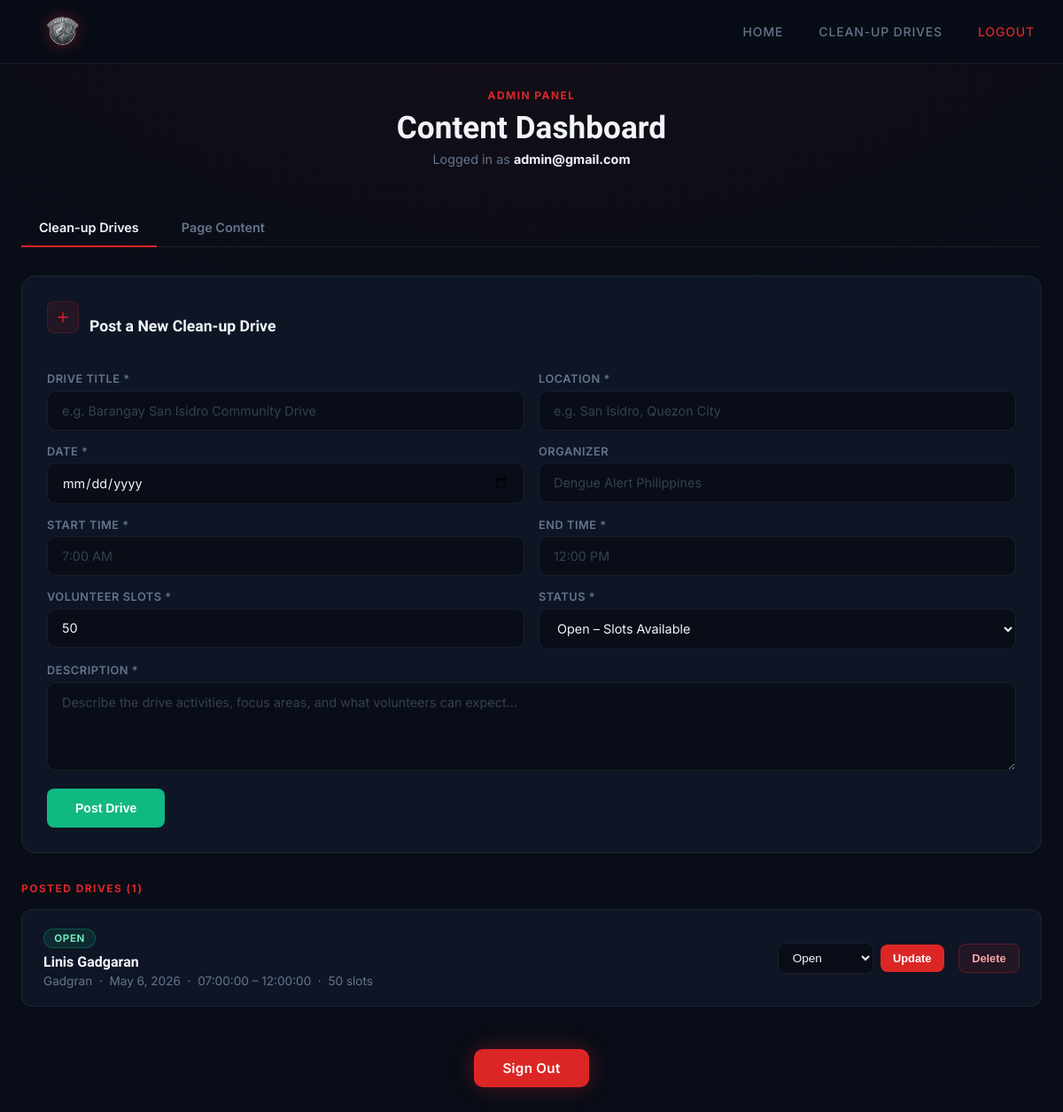
The page /Auth/dashboard.php (signed in) on the database its author committed.
### tables this page shows
CREATE TABLE `cleanup_drives` (
  `id` int(11) NOT NULL,
  `title` varchar(255) NOT NULL,
  `description` text DEFAULT NULL,
  `location` varchar(255) DEFAULT NULL,
  `drive_date` date DEFAULT NULL,
  `time_start` time DEFAULT NULL,
  `time_end` time DEFAULT NULL,
  `slots` int(11) DEFAULT 0,
  `status` enum('open','full','upcoming','cancelled') DEFAULT 'open',
  `organizer` varchar(255) DEFAULT NULL,
  `created_at` timestamp NOT NULL DEFAULT current_timestamp()
);

### Auth/dashboard.php (the view, shortened to what this page needs)
<?php
include "db.php";
$drives = [];
$r = mysqli_query($conn, "SELECT * FROM cleanup_drives ORDER BY drive_date ASC");
while ($d = mysqli_fetch_assoc($r)) {
  $drives[] = $d;
}
?>
<!DOCTYPE html>
<html lang="en">
<head>
  <link rel="stylesheet" href="style.css">
</head>
<body>
<nav class="navbar">
  <div class="nav-div">
    <div class="logo">
      <a href="../index.php"><img src="Dengue-Logo.png" alt="Dengue Alert Philippines"></a>
    </div>
    <ul class="nav-links" id="navLinks">
      <li><a href="../index.php">Home</a></li>
      <li><a href="../cleanup.php">Clean-up Drives</a></li>
      <li><a href="logout.php" style="color:var(--red)">Logout</a></li>
    </ul>
  </div>
</nav>
<div class="dashboard-container">
  <div class="dashboard-header">
    <div class="section-label" style="justify-content:center;display:flex;margin-bottom:.5rem">Admin Panel</div>
    <h1 style="font-family:var(--h);font-size:2.2rem;font-weight:700;margin-bottom:.4rem">Content Dashboard</h1>
    <p style="color:var(--muted);font-size:.9rem">Logged in as <strong style="color:var(--text)"><?= htmlspecialchars($_SESSION['email']) ?></strong></p>
  </div>
  <div class="tab-nav">
    <button class="tab-btn active" onclick="switchTab('drives',this)">Clean-up Drives</button>
    <button class="tab-btn" onclick="switchTab('content',this)">Page Content</button>
  </div>
  <div class="tab-content active" id="tab-drives">
    <div class="section-card" style="margin-bottom:2rem">
      <h3 style="font-size:1.1rem;margin-bottom:1.5rem;display:flex;align-items:center;gap:.75rem">
        <div class="card-icon" style="width:36px;height:36px;min-width:36px;border-radius:8px">
          <svg viewBox="0 0 24 24" fill="none" stroke="var(--red)" stroke-width="2" stroke-linecap="round" stroke-linejoin="round" style="width:18px;height:18px"><line x1="12" y1="5" x2="12" y2="19"/><line x1="5" y1="12" x2="19" y2="12"/></svg>
        </div>
        Post a New Clean-up Drive
      </h3>
      <form method="POST">
        <div class="form-row">
          <div class="field">
            <label class="form-label">Drive Title *</label>
            <input type="text" name="drive_title" placeholder="e.g. Barangay San Isidro Community Drive" required>
          </div>
          <div class="field">
            <label class="form-label">Location *</label>
            <input type="text" name="drive_location" placeholder="e.g. San Isidro, Quezon City" required>
          </div>
        </div>
        <div class="form-row">
          <div class="field">
            <label class="form-label">Date *</label>
            <input type="date" name="drive_date" required min="<?= date('Y-m-d') ?>">
          </div>
          <div class="field">
            <label class="form-label">Organizer</label>
            <input type="text" name="organizer" placeholder="Dengue Alert Philippines">
          </div>
        </div>
        <div class="form-row">
          <div class="field">
            <label class="form-label">Start Time *</label>
            <input type="text" name="time_start" placeholder="7:00 AM" required>
          </div>
          <div class="field">
            <label class="form-label">End Time *</label>
            <input type="text" name="time_end" placeholder="12:00 PM" required>
          </div>
        </div>
        <div class="form-row">
          <div class="field">
            <label class="form-label">Volunteer Slots *</label>
            <input type="number" name="slots" value="50" min="1" required>
          </div>
          <div class="field">
            <label class="form-label">Status *</label>
            <select name="drive_status">
              <option value="open">Open – Slots Available</option>
            </select>
          </div>
        </div>
        <div class="field">
          <label class="form-label">Description *</label>
          <textarea name="description" placeholder="Describe the drive activities, focus areas, and what volunteers can expect..." required></textarea>
        </div>
        <button type="submit" name="add_drive" class="save-btn" style="padding:.875rem 2rem">Post Drive</button>
      </form>
    </div>
    <div class="section-label" style="margin-bottom:1rem">Posted Drives (<?= count($drives) ?>)</div>
    <?php if (empty($drives)): ?>
    <div style="background:var(--card);border:1px solid var(--border);border-radius:12px;padding:2.5rem;text-align:center;color:var(--muted)">
      No drives posted yet. Use the form above to post your first clean-up drive.
    </div>
    <?php else: ?>
      <?php foreach ($drives as $d):
        $badge_class = match($d['status']) {
          'full'      => 'badge-full',
          'upcoming'  => 'badge-upcoming',
          'cancelled' => 'badge-cancelled',
          default     => 'badge-open'
        };
        $status_label = match($d['status']) {
          'full'      => 'Full',
          'upcoming'  => 'Upcoming',
          'cancelled' => 'Cancelled',
          default     => 'Open'
        };
      ?>
      <div class="drive-row">
        <div style="flex:1;min-width:200px">
          <span class="badge <?= $badge_class ?>" style="margin-bottom:.4rem;display:inline-block"><?= $status_label ?></span>
          <div style="font-family:var(--h);font-weight:700;font-size:1rem;margin-bottom:.25rem"><?= htmlspecialchars($d['title']) ?></div>
          <div style="color:var(--muted);font-size:.85rem">
            <?= htmlspecialchars($d['location']) ?> &nbsp;·&nbsp;
            <?= date('M j, Y', strtotime($d['drive_date'])) ?> &nbsp;·&nbsp;
            <?= htmlspecialchars($d['time_start']) ?> – <?= htmlspecialchars($d['time_end']) ?> &nbsp;·&nbsp;
            <?= $d['slots'] ?> slots
          </div>
        </div>
        <form method="POST" style="display:flex;gap:.5rem;align-items:center">
          <select name="new_status" style="padding:.5rem .75rem;background:var(--dark);border:1px solid var(--border);border-radius:8px;color:var(--text);font-size:.85rem;cursor:pointer">
            <option value="open"      <?= $d['status']==='open'      ? 'selected':'' ?>>Open</option>
          </select>
          <button type="submit" name="update_status" class="edit-btn" style="width:auto;padding:.5rem .9rem;font-size:.8rem">Update</button>
        </form>
        <form method="POST" onsubmit="return confirm('Delete this drive?')">
          <button type="submit" name="delete_drive" style="background:rgba(220,38,38,.1);border:1px solid rgba(220,38,38,.3);color:#FCA5A5;padding:.5rem .9rem;border-radius:8px;cursor:pointer;font-size:.8rem;font-weight:600;transition:.25s">Delete</button>
        </form>
      </div>
      <?php endforeach; ?>
    <?php endif; ?>
  </div>
  <div style="text-align:center;margin-top:3rem;padding-bottom:3rem">
    <a href="logout.php" class="btn-primary" style="display:inline-block;width:auto;padding:.75rem 2rem;text-decoration:none">Sign Out</a>
  </div>
</div>
</body>
</html>

### Auth/style.css (style rules this page uses)
:root { --red: #DC2626; --red-soft: #EF4444; --dark: #080D17; --card: #0E1525; --border: rgba(255,255,255,0.07); --muted: #64748B; --text: #F1F5F9; --h: 'Sora', sans-serif; --b: 'Inter', sans-serif; }
*, *::before, *::after { margin:0; padding:0; box-sizing:border-box; }
html { scroll-behavior:smooth; }
body { font-family: var(--b); background: var(--dark); color: var(--text); min-height: 100vh; overflow-x: hidden; background-image: radial-gradient(ellipse 80% 50% at 50% -20%, rgba(220,38,38,.1), transparent); }
.navbar { position: fixed; top:0; left:0; width:100%; z-index:999; background: rgba(8,13,23,.9); backdrop-filter: blur(18px); -webkit-backdrop-filter: blur(18px); border-bottom: 1px solid var(--border); }
.nav-div { max-width:1200px; margin:0 auto; display:flex; align-items:center; justify-content:space-between; padding:.9rem 2rem; }
.logo a { display:flex; align-items:center; text-decoration:none; }
.logo img { height:42px; filter:drop-shadow(0 0 8px rgba(220,38,38,.4)); }
.nav-links { display:flex; list-style:none; gap:2.5rem; align-items:center; }
.nav-links a { font-size:.875rem; font-weight:500; letter-spacing:.06em; text-transform:uppercase; color:var(--muted); text-decoration:none; padding-bottom:3px; border-bottom:2px solid transparent; transition:.25s; }
.btn-primary { background:var(--red); color:#fff; font-family:var(--b); font-weight:600; padding:.875rem 2.25rem; border-radius:10px; border:none; cursor:pointer; text-decoration:none; font-size:.95rem; letter-spacing:.02em; box-shadow:0 0 24px rgba(220,38,38,.35); transition:.25s; display:inline-block; }
.section-label { font-size:.75rem; font-weight:700; text-transform:uppercase; letter-spacing:.12em; color:var(--red); margin-bottom:.75rem; }
.card-icon { width:52px; height:52px; border-radius:12px; background:rgba(220,38,38,.1); border:1px solid rgba(220,38,38,.2); display:flex; align-items:center; justify-content:center; margin-bottom:1.25rem; flex-shrink:0; }
.card-icon svg { width:24px; height:24px; fill:none; stroke:var(--red); stroke-width:1.8; stroke-linecap:round; stroke-linejoin:round; }
.dashboard-container { max-width:1200px; margin:0 auto; padding:100px 1.5rem 60px; }
.dashboard-header { text-align:center; margin-bottom:3rem; }
.dashboard-header h1 { font-family:var(--h); font-size:2rem; font-weight:700; margin-bottom:.4rem; }
.dashboard-header p { color:var(--muted); font-size:.95rem; }
.section-card { background:var(--card); border:1px solid var(--border); border-radius:16px; padding:1.75rem; transition:.3s; }
.section-card h3 { font-family:var(--h); font-size:1.05rem; font-weight:700; margin-bottom:.4rem; color:var(--text); }
.edit-btn { width:100%; padding:.7rem 1rem; background:var(--red); color:#fff; border:none; border-radius:8px; cursor:pointer; font-weight:600; font-size:.875rem; transition:.25s; }
.save-btn { flex:1; padding:.7rem; background:#10B981; color:#fff; border:none; border-radius:8px; cursor:pointer; font-weight:600; font-size:.875rem; transition:.25s; }

### rows shown on the page
cleanup_drives: status "OPEN", title "Linis Gadgaran", location "Gadgran", drive_date "May 6, 2026", time_start "07:00:00", time_end "12:00:00", slots "50", new_status "Open"

### other values the page prints
$_SESSION['email'] "admin@gmail.com"
count($drives) "1"
